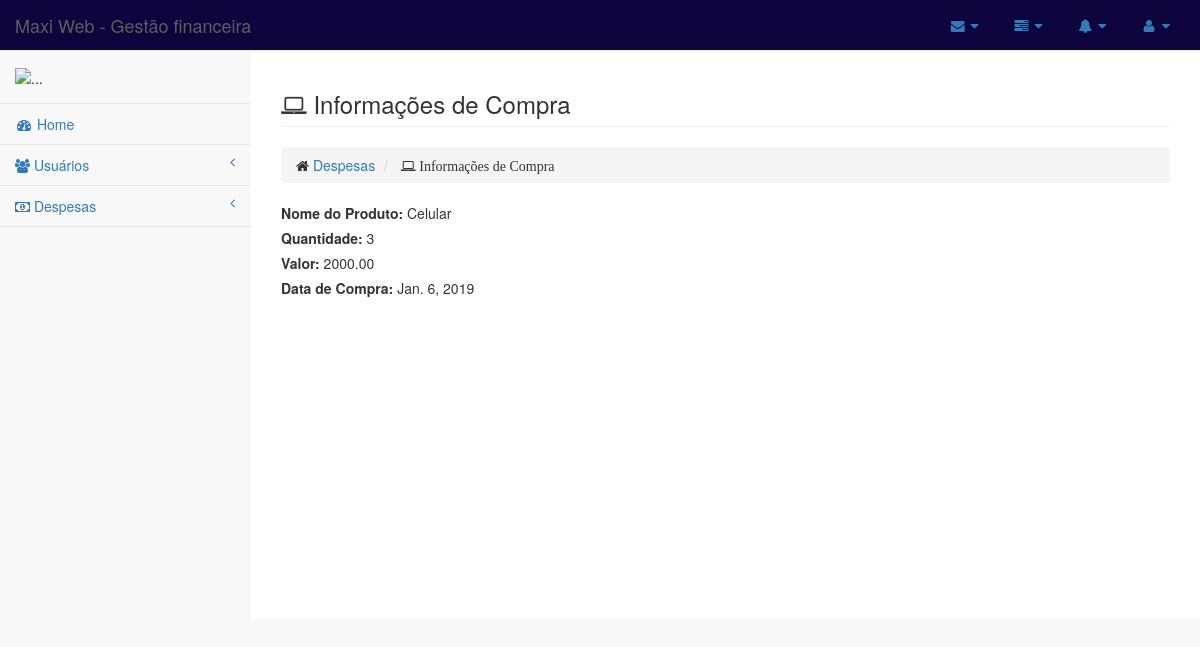
The page /financeiro/despesas/1/ on the database its author committed.
### financeiro/models.py (models this page shows)
class Despesas(models.Model):
    nome_prod = models.CharField(max_length=50)
    quant_prod = models.IntegerField()
    valor = models.DecimalField(max_digits=10, decimal_places=2)
    data_compra = models.DateField()

### financeiro/views.py (the view)
# urls.py: path('despesas/<int:despesa_id>/', views.despesa_show),
def despesa_show(request, despesa_id):
    despesa = Despesas.objects.get(pk=despesa_id)
    return render(request, 'despesas/show.html', {'despesa': despesa})

### financeiro/templates/despesas/show.html
{% extends "base.html" %} {% block daniela %}
<div class="row">
    <div class="col-lg-12">
        <h3 class="page-header">
            <i class="fa fa-laptop"></i> Informações de Compra </h3>
        <ol class="breadcrumb">
            <li>
                <i class="fa fa-home"></i>
                <a href="/financeiro/despesas/"> Despesas </a>
            </li>
            <li>
                <i class="fa fa-laptop"> Informações de Compra </i>
            </li>
        </ol>
    </div>
</div>
<div class="row">
    <div class="col-md-12 ">
        <div>
            <label> Nome do Produto: </label>
            {{despesa.nome_prod}}
        </div>
        <div>
            <label> Quantidade: </label>
            {{despesa.quant_prod}}
        </div>
        <div>
            <label> Valor: </label>
            {{despesa.valor}}
        </div>
        <div>
            <label>Data de Compra: </label>
            {{despesa.data_compra}}
        </div>
    </div>
    {% endblock %}

### rows shown on the page
Despesas: nome_prod "Celular", quant_prod "3", valor "2000.00", data_compra "Jan. 6, 2019"
